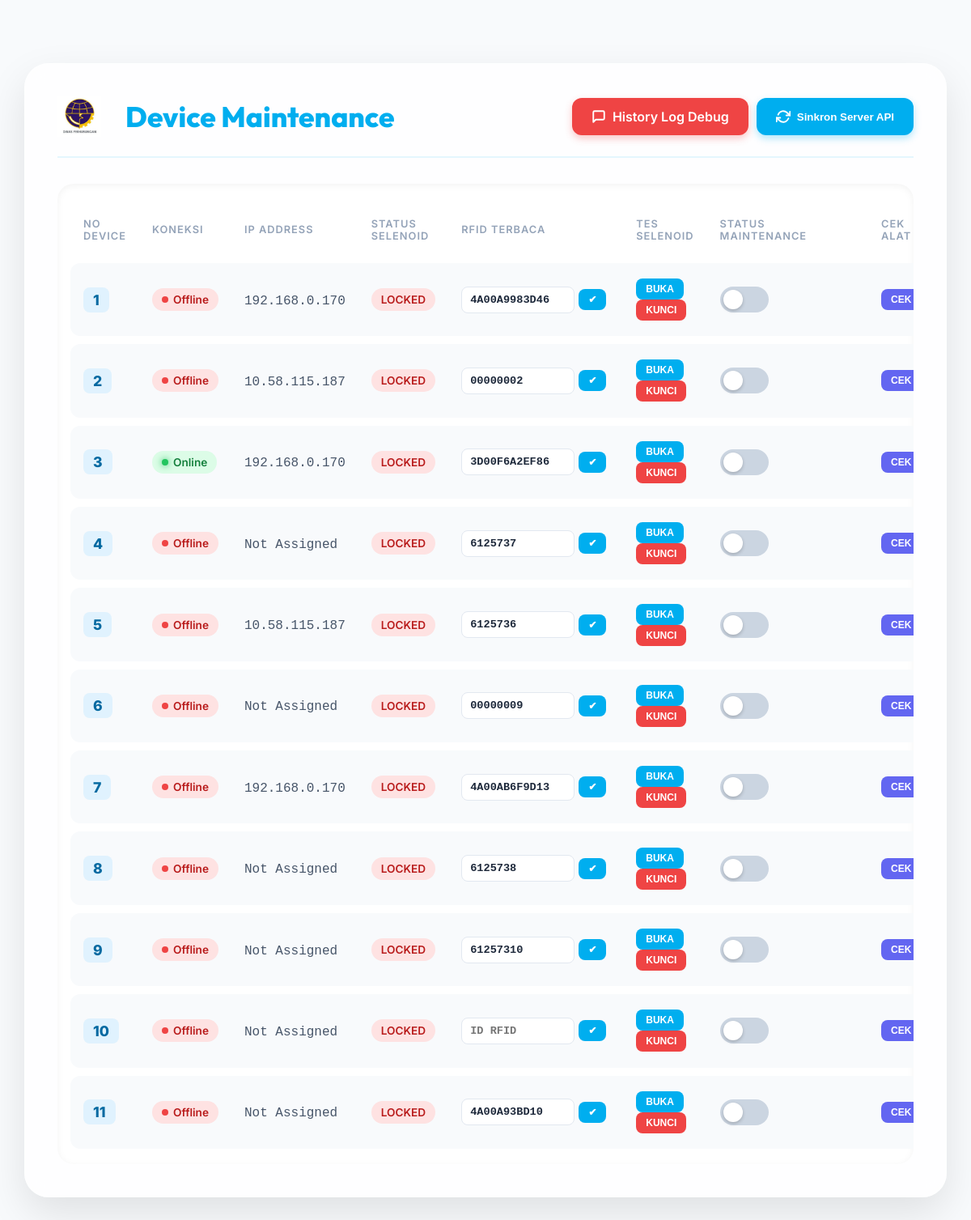
/maintenance, run on an earlier commit of the app's database.
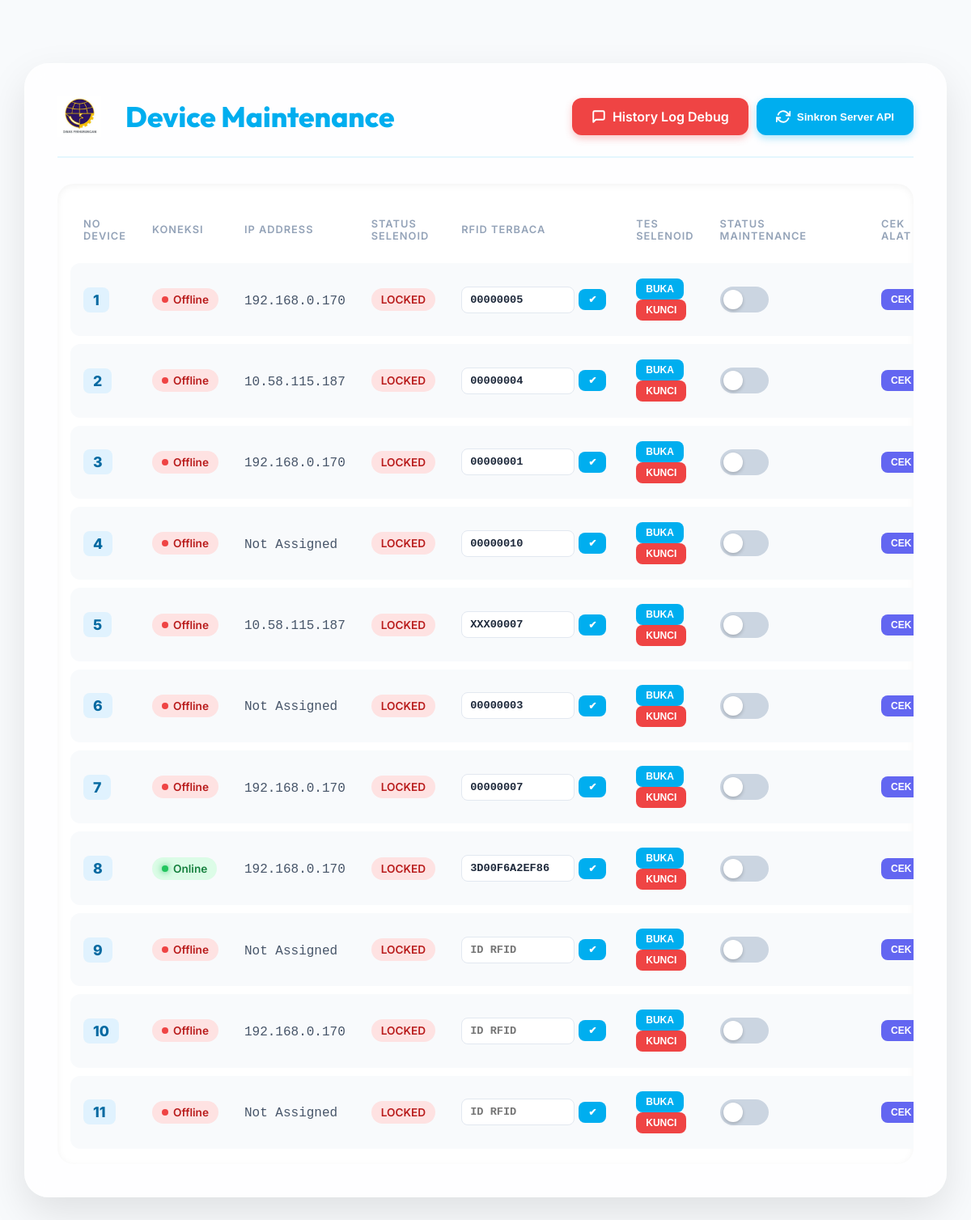
And on a later commit of the database.
### tables this page shows
CREATE TABLE slots (
                id INTEGER PRIMARY KEY AUTOINCREMENT,
                slot_number INTEGER UNIQUE,
                has_bike BOOLEAN NOT NULL DEFAULT 1,
                rfid_tag TEXT,
                is_detected BOOLEAN DEFAULT 0,
                last_update TIMESTAMP DEFAULT CURRENT_TIMESTAMP
            , bike_status TEXT, maintenance BOOLEAN DEFAULT 0, ip_address TEXT, is_connected BOOLEAN DEFAULT 0, solenoid_status BOOLEAN DEFAULT 0, bike_name TEXT);

### app.py (the view)
@app.route('/maintenance')
def maintenance():
    db = get_db()
    slots = db.execute('SELECT * FROM slots ORDER BY slot_number').fetchall()
    settings = db.execute('SELECT * FROM settings').fetchall()
    settings_dict = {s['key']: s['value'] for s in settings}
    return render_template('maintenance.html', slots=slots, settings=settings_dict)

### app.py (called while the page is built)
def get_db():
    conn = sqlite3.connect(DATABASE, timeout=20)
    conn.row_factory = sqlite3.Row
    return conn

### templates/maintenance.html (shortened to what this page needs)
<!DOCTYPE html>
<html lang="id">
<head>
    <link rel="stylesheet" href="{{ url_for('static', filename='css/style.css') }}">
</head>
<body style="background: #f8fafc;">
    <div class="maintenance-container">
        <header class="maint-header">
            <div class="maint-title">
                <img src="{{ url_for('static', filename='img/dishub_logo.png') }}" alt="DISHUB Logo" style="height: 50px; cursor: pointer; margin-right: 15px;" onclick="toggleNavModal()">
                <h1>Device Maintenance</h1>
            </div>
            <div style="display: flex; gap: 10px;">
                <a href="/logs" class="back-btn" style="background: #ef4444; color: white; border: none; box-shadow: 0 4px 10px rgba(239, 68, 68, 0.3);">
                    <svg width="18" height="18" viewBox="0 0 24 24" fill="none" stroke="currentColor" stroke-width="2.5" stroke-linecap="round" stroke-linejoin="round"><path d="M21 15a2 2 0 0 1-2 2H7l-4 4V5a2 2 0 0 1 2-2h14a2 2 0 0 1 2 2z"></path></svg>
                    History Log Debug
                </a>
                <button onclick="syncApi()" class="back-btn" style="background: var(--primary-blue); color: white; border: none; box-shadow: 0 4px 10px rgba(0, 174, 239, 0.3);">
                    Sinkron Server API
                </button>
            </div>
        </header>
        <div class="table-wrapper">
            <table>
                <thead>
                    <tr>
                        <th>No Device</th>
                        <th>Koneksi</th>
                        <th>IP Address</th>
                        <th>Status Selenoid</th>
                        <th>RFID Terbaca</th>
                        <th>Tes Selenoid</th>
                        <th>Status Maintenance</th>
                        <th>Cek Alat</th>
                    </tr>
                </thead>
                <tbody id="deviceTableBody">
                    {% for slot in slots %}
                    <tr>
                        <td>
                            <span class="device-badge">{{ slot.slot_number }}</span>
                        </td>
                        <td>
                            {% if slot.is_connected %}
                            <span class="status-pill status-online">
                                <span class="status-dot dot-online"></span> Online
                            </span>
                            {% else %}
                            <span class="status-pill status-offline">
                                <span class="status-dot dot-offline"></span> Offline
                            </span>
                            {% endif %}
                        </td>
                        <td>
                            <span class="ip-text">{{ slot.ip_address or "Not Assigned" }}</span>
                        </td>
                        <td>
                            <span class="status-pill {{ 'status-online' if slot.solenoid_status else 'status-offline' }}">
                                {{ 'OPEN' if slot.solenoid_status else 'LOCKED' }}
                            </span>
                        </td>
                        <td>
                            <div style="display: flex; gap: 5px; align-items: center;">
                                <input type="text" class="rfid-input" value="{{ slot.rfid_tag or '' }}" placeholder="ID RFID" id="rfid_{{ slot.id }}">
                                <button class="test-btn save-rfid-btn" data-id="{{ slot.id }}">✔</button>
                            </div>
                        </td>
                        <td>
                            <button class="test-btn solenoid-btn" data-id="{{ slot.id }}" data-status="true">BUKA</button>
                            <button class="test-btn btn-red solenoid-btn" data-id="{{ slot.id }}" data-status="false">KUNCI</button>
                        </td>
                        <td>
                            <div style="display: flex; align-items: center;">
                                <label class="switch">
                                    <span class="slider"></span>
                                </label>
                            </div>
                        </td>
                        <td>
                            <button class="test-btn check-btn" data-id="{{ slot.id }}" style="background: #6366f1;">CEK</button>
                        </td>
                    </tr>
                    {% endfor %}
                </tbody>
            </table>
        </div>
    </div>
</body>
</html>

### static/css/style.css (style rules this page uses)
:root { --primary-blue: #00AEEF; --dark-blue: #0056b3; --light-blue: #E1F5FE; --glass-bg: rgba(255, 255, 255, 0.8); --accent-yellow: #FFD700; --gray-bg: #f5f7fa; --text-dark: #333; --shadow: 0 8px 32px 0 rgba(31, 38, 135, 0.15); }
* { margin: 0; padding: 0; box-sizing: border-box; }
body { font-family: 'Inter', sans-serif; background-color: #fff; background-image: linear-gradient(rgba(0, 174, 239, 0.05) 1px, transparent 1px), linear-gradient(90deg, rgba(0, 174, 239, 0.05) 1px, transparent 1px); background-size: 40px 40px; height: 100vh; display: flex; justify-content: center; align-items: center; color: var(--text-dark); }

### templates/maintenance.html (style rules this page uses)
.maintenance-container { width: 95vw; height: 90vh; background: var(--glass-bg); backdrop-filter: blur(12px); border-radius: 30px; border: 1px solid rgba(255, 255, 255, 0.3); box-shadow: 0 20px 50px rgba(0,0,0,0.1); padding: 2.5rem; display: flex; flex-direction: column; overflow: hidden; animation: fadeIn 0.5s ease-out; }
.maint-header { display: flex; justify-content: space-between; align-items: center; margin-bottom: 2rem; border-bottom: 2px solid rgba(0, 174, 239, 0.1); padding-bottom: 1.5rem; }
.maint-title { display: flex; align-items: center; gap: 15px; }
.maint-title h1 { font-family: 'Outfit', sans-serif; color: var(--primary-blue); font-size: 2.2rem; font-weight: 800; }
.back-btn { background: #f1f5f9; color: #64748b; text-decoration: none; padding: 0.8rem 1.5rem; border-radius: 12px; font-weight: 600; display: flex; align-items: center; gap: 8px; transition: all 0.3s; }
.table-wrapper { flex: 1; overflow-y: auto; background: white; border-radius: 20px; box-shadow: inset 0 2px 10px rgba(0,0,0,0.05); padding: 1rem; }
table { width: 100%; border-collapse: separate; border-spacing: 0 10px; }
th { text-align: left; padding: 1rem; color: #94a3b8; font-weight: 600; text-transform: uppercase; font-size: 0.8rem; letter-spacing: 1px; }
td { padding: 1.2rem 1rem; background: #f8fafc; transition: transform 0.2s, box-shadow 0.2s; }
tr td:first-child { border-radius: 12px 0 0 12px; }
tr td:last-child { border-radius: 0 12px 12px 0; }
.device-badge { background: #e0f2fe; color: #0369a1; padding: 5px 12px; border-radius: 8px; font-weight: 800; font-size: 1.1rem; }
.status-pill { display: inline-flex; align-items: center; gap: 6px; padding: 6px 12px; border-radius: 20px; font-size: 0.85rem; font-weight: 600; }
.status-online { background: #dcfce7; color: #15803d; }
.status-offline { background: #fee2e2; color: #b91c1c; }
.status-dot { width: 8px; height: 8px; border-radius: 50%; }
.dot-online { background: #22c55e; box-shadow: 0 0 8px #22c55e; }
.dot-offline { background: #ef4444; }
.ip-text { color: #475569; font-family: 'JetBrains Mono', monospace; font-weight: 500; }
.switch { position: relative; display: inline-block; width: 60px; height: 32px; }
.slider { position: absolute; cursor: pointer; top: 0; left: 0; right: 0; bottom: 0; background-color: #cbd5e1; transition: .4s; border-radius: 34px; }
.slider:before { position: absolute; content: ""; height: 24px; width: 24px; left: 4px; bottom: 4px; background-color: white; transition: .4s; border-radius: 50%; box-shadow: 0 2px 4px rgba(0,0,0,0.2); }
.test-btn { background: var(--primary-blue); color: white; border: none; padding: 6px 12px; border-radius: 8px; font-size: 0.75rem; font-weight: 700; cursor: pointer; transition: all 0.2s; margin-right: 5px; }
.btn-red { background: #ef4444; }
.rfid-input { width: 140px; padding: 8px 10px; border-radius: 8px; border: 1px solid #e2e8f0; font-family: monospace; font-weight: 700; font-size: 0.85rem; color: #1e293b; }

What changed in the data, as far as the page shows it:
changed slots (number 1 of 11 on the later page): rfid_tag "4A00A9983D46" → "00000005"
changed slots (number 2 of 11 on the later page): rfid_tag "00000002" → "00000004"
changed slots (number 3 of 11 on the later page): rfid_tag "3D00F6A2EF86" → "00000001"; is_connected "Online" → "Offline"
changed slots (number 4 of 11 on the later page): rfid_tag "6125737" → "00000010"
changed slots: rfid_tag "6125736" → "XXX00007"
changed slots (number 6 of 11 on the later page): rfid_tag "00000009" → "00000003"
changed slots (number 7 of 11 on the later page): rfid_tag "4A00AB6F9D13" → "00000007"
changed slots (number 8 of 11 on the later page): ip_address "Not Assigned" → "192.168.0.170"; rfid_tag "6125738" → "3D00F6A2EF86"; is_connected "Offline" → "Online"
changed slots (number 9 of 11 on the later page): rfid_tag "61257310" → (not shown)
changed slots (number 10 of 11 on the later page): ip_address "Not Assigned" → "192.168.0.170"
changed slots (number 11 of 11 on the later page): rfid_tag "4A00A93BD10" → (not shown)
